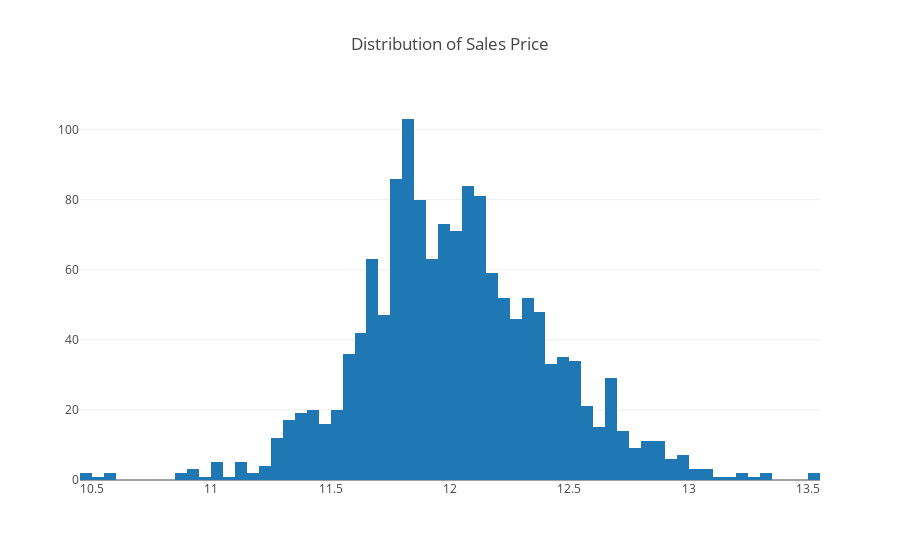

Notebook code for this chart:
### Code cell
data = [go.Histogram(x=train['SalePrice'])]
layout = go.Layout(title='Distribution of Sales Price')
fig=go.Figure(data=data,layout=layout)
off.iplot(fig)

### Figure 1 — Plotly figure (JSON) as saved in the notebook; plotly's stock layout.template omitted (floating-point values rounded to 4 significant figures; data arrays with more than 128 entries replaced by an {"elided": "..."} marker saying what was removed)
{"data": [{"type": "histogram", "x": {"elided": "1458 float values"}}], "layout": {"title": "Distribution of Sales Price"}}
